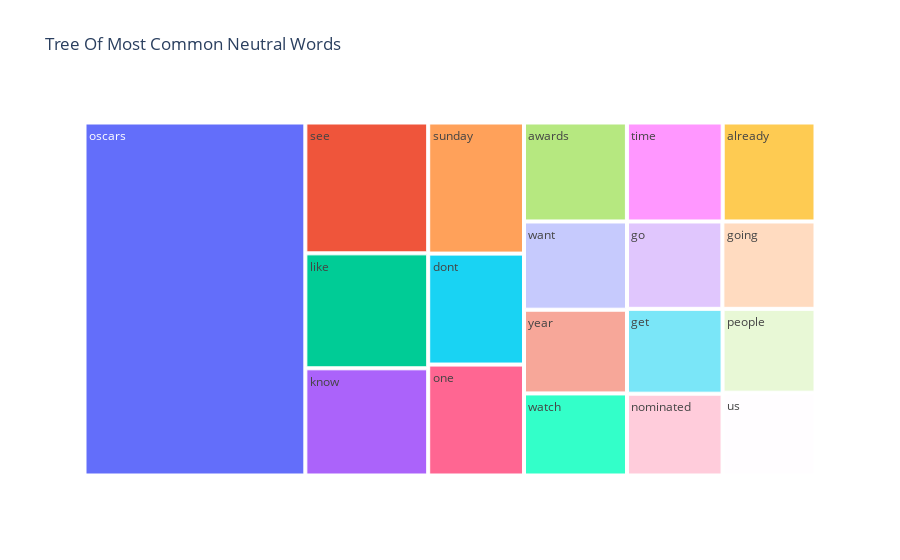

Notebook code for this chart:
### Code cell
fig = px.treemap(temp_neutral, path=['Common_words'], values='count',title='Tree Of Most Common Neutral Words')
fig.show()

### Figure 1 — Plotly figure (JSON) as saved in the notebook; plotly's stock layout.template omitted (floating-point values rounded to 4 significant figures)
{"data": [{"branchvalues": "total", "domain": {"x": [0, 1], "y": [0, 1]}, "hovertemplate": "labels=%{label}<br>count=%{value}<br>parent=%{parent}<br>id=%{id}<extra></extra>", "ids": ["already", "awards", "dont", "get", "go", "going", "know", "like", "nominated", "one", "oscars", "people", "see", "sunday", "time", "us", "want", "watch", "year"], "labels": ["already", "awards", "dont", "get", "go", "going", "know", "like", "nominated", "one", "oscars", "people", "see", "sunday", "time", "us", "want", "watch", "year"], "name": "", "parents": ["", "", "", "", "", "", "", "", "", "", "", "", "", "", "", "", "", "", ""], "type": "treemap", "values": [376, 417, 435, 332, 341, 333, 539, 578, 320, 435, 3191, 319, 658, 514, 388, 315, 372, 346, 353]}], "layout": {"legend": {"tracegroupgap": 0}, "title": {"text": "Tree Of Most Common Neutral Words"}}}
